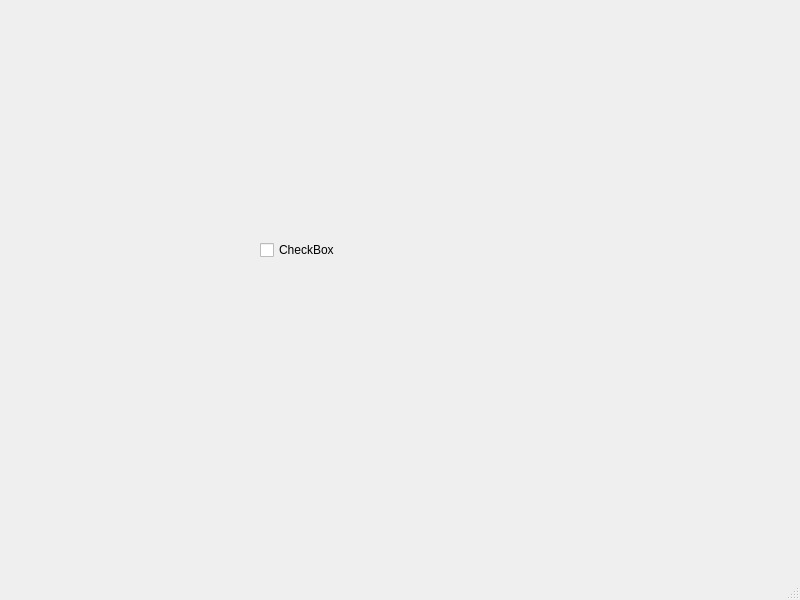
<?xml version="1.0" encoding="UTF-8"?>
<ui version="4.0">
 <class>MainWindow</class>
 <widget class="QMainWindow" name="MainWindow">
  <property name="geometry">
   <rect>
    <x>0</x>
    <y>0</y>
    <width>800</width>
    <height>600</height>
   </rect>
  </property>
  <property name="windowTitle">
   <string>MainWindow</string>
  </property>
  <widget class="QWidget" name="centralwidget">
   <widget class="QWidget" name="verticalLayoutWidget">
    <property name="geometry">
     <rect>
      <x>260</x>
      <y>210</y>
      <width>160</width>
      <height>80</height>
     </rect>
    </property>
    <layout class="QVBoxLayout" name="verticalLayout">
     <item>
      <widget class="QCheckBox" name="checkBox">
       <property name="text">
        <string>CheckBox</string>
       </property>
      </widget>
     </item>
    </layout>
   </widget>
  </widget>
  <widget class="QMenuBar" name="menubar">
   <property name="geometry">
    <rect>
     <x>0</x>
     <y>0</y>
     <width>800</width>
     <height>21</height>
    </rect>
   </property>
  </widget>
  <widget class="QStatusBar" name="statusbar"/>
 </widget>
 <resources/>
 <connections/>
</ui>
